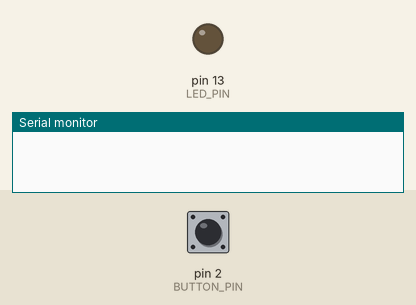
Bench run of a sketch on a simulated Arduino Uno, built with avr-gcc and run on an emulated ATmega328P. Parts: output pins drawn as LEDs (lit = HIGH), the last lines printed to the serial monitor. Inputs (shaded band) come from the test bench; at power-on: pin 2 (BUTTON_PIN) HIGH.

Above: at 1.2 s.
1.3 s: pin 2 (BUTTON_PIN) pulled LOW for 0.15 s
At 1.6 s:
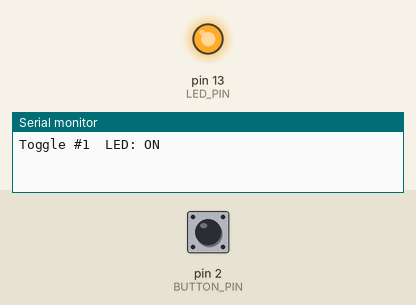
2.9 s: pin 2 (BUTTON_PIN) pulled LOW for 1 s
At 4.0 s:
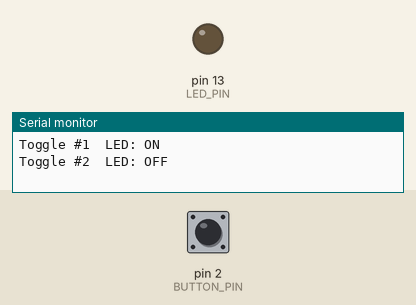
5.4 s: pin 2 (BUTTON_PIN) pulled LOW for 3.2 s
At 6.0 s:
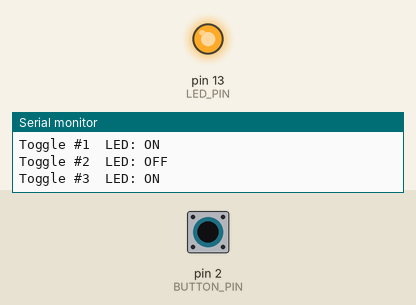
Timing chart, 0 to 8.4 s (numbered marks = the images above; inputs shaded):
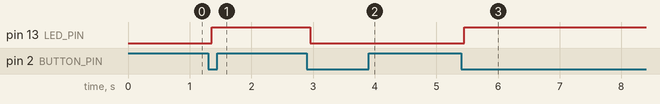

Measured:
- after the input at 1.3 s, pin 13 (LED_PIN): LOW → HIGH after 0.06 s
- after the input at 2.9 s, pin 13 (LED_PIN): HIGH → LOW after 0.05 s
- after the input at 5.4 s, pin 13 (LED_PIN): LOW → HIGH after 0.06 s

The sketch:

Button_Toggle_LED.ino
```cpp
// 아두이노 우노 2번 핀 버튼을 누를 때마다 13번 핀 LED 토글하기
// 13번 핀은 보드의 내장 LED(L)와도 연결돼 있어서, 외부 LED가 없어도 보드에서 바로 확인 가능
// millis()로 디바운스(버튼 떨림 무시), 현재값과 과거값을 비교해서 누르는 순간만 토글

const int BUTTON_PIN = 2;                   // 버튼 핀
const int LED_PIN = 13;                     // LED 핀
const unsigned long DEBOUNCE_DELAY = 55;   // 버튼 떨림 무시 시간, 200ms

int lastReading = HIGH;                     // 과거값: 지난번 loop에서 읽은 버튼 값
int buttonState = HIGH;                     // 떨림이 끝나고 확정된 버튼 상태
unsigned long lastDebounceTime = 0;         // 버튼 값이 마지막으로 바뀐 시각 (ms)
int ledState = LOW;                         // LED 상태 (LOW=꺼짐, HIGH=켜짐)
int toggleCount = 0;                        // 토글된 횟수 (버튼 떨림 확인용)

void setup()    // 한 번만 실행
{
  Serial.begin(9600);                       // 시리얼 통신 시작, 통신 속도 9600bps
  pinMode(BUTTON_PIN, INPUT_PULLUP);        // 버튼핀 모드를 입력모드로, 내부 풀업 저항 사용 (안 누르면 HIGH, 누르면 LOW)
  pinMode(LED_PIN, OUTPUT);                 // LED핀 모드를 출력모드로
  digitalWrite(LED_PIN, ledState);          // 처음에는 LED 끄기
}

void loop()     //무한히 반복
{
  int reading = digitalRead(BUTTON_PIN);    // 현재값: 지금 버튼 값 읽기

  if (reading != lastReading)               // 현재값과 과거값이 다르면 (버튼이 움직였거나 떨리는 중)
  {
    lastDebounceTime = millis();            // 바뀐 시각을 기록
  }

  if (millis() - lastDebounceTime > DEBOUNCE_DELAY)  // 값이 200ms 넘게 그대로면 떨림이 끝난 진짜 상태
  {
    if (reading != buttonState)             // 확정된 상태가 바뀌었으면
    {
      buttonState = reading;                // 새 상태로 저장

      if (buttonState == LOW)               // HIGH → LOW로 바뀐 순간 = 버튼을 누른 순간
      {
        ledState = !ledState;               // LED 상태 뒤집기 (토글)
        digitalWrite(LED_PIN, ledState);    // LED에 반영
        toggleCount++;                      // 토글 횟수 1 증가
        Serial.print("Toggle #");           // 시리얼 모니터에 글자 출력
        Serial.print(toggleCount);          // 토글 횟수 출력
        Serial.print("  LED: ");            // 시리얼 모니터에 글자 출력
        Serial.println(ledState ? "ON" : "OFF");  // LED 상태 출력하고 줄 바꿈
      }
    }
  }

  lastReading = reading;                    // 현재값을 과거값으로 저장 (다음 loop에서 비교용)
}
```
